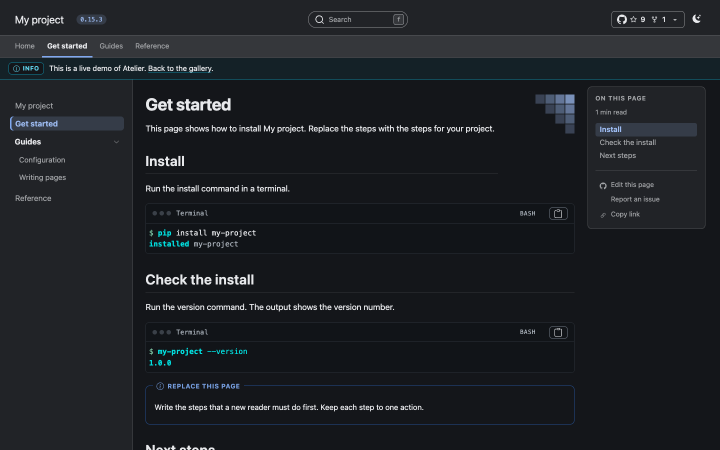
#> input picture docs/assets/gallery/docs-navbar-dark.png, 1440 x 900 px (shown at 1/2 size)
$ python -i capture-gallery.py   (imports and definitions only)
#> lines starting #> are read from the running program, lines starting #| are printed output that depends on the picture
# /// script
# requires-python = ">=3.11"
# dependencies = ["pillow", "playwright"]
# ///
"""Capture the gallery screenshots that the manifest lists.

Run `uv run scripts/capture-gallery.py` to build the demos, render the samples of
`docs/_samples/`, and write every image of `docs/_samples/_screenshots.tsv` to
`docs/assets/gallery/`, with the digest of the inputs in
`docs/assets/gallery/inputs.sha256`.
Pass `--only <name>...` to capture some shots only; the digest then stays as it is.
Pass `--browser <path>` to choose a Chromium-based browser.
"""

from __future__ import annotations

import argparse
import csv
import functools
import hashlib
import http.server
import os
import shutil
import subprocess
import sys
import tempfile
import threading
from collections.abc import Iterator, Sequence
from dataclasses import dataclass
from pathlib import Path
from typing import Literal, cast, get_args

from PIL import Image, ImageChops
from playwright.sync_api import Page, Response, sync_playwright
from playwright.sync_api import TimeoutError as PlaywrightTimeoutError

ROOT = Path(__file__).resolve().parents[1]
BUILD_SCRIPT = ROOT / "docs" / "_scripts" / "build-demos.sh"
SYNC_SCRIPT = ROOT / "docs" / "_scripts" / "sync-extension.sh"
SAMPLES = ROOT / "docs" / "_samples"
FONTS = ROOT / "_extensions" / "atelier" / "fonts"
OUTPUT = ROOT / "docs" / "assets" / "gallery"
MANIFEST = ROOT / "docs" / "_samples" / "_screenshots.tsv"
DIGEST_FILE = OUTPUT / "inputs.sha256"
INPUTS: tuple[Path, ...] = (
    ROOT / "_extensions" / "atelier",
    ROOT / "docs" / "_samples",
    ROOT / "docs" / "_demos",
    ROOT / "templates",
    Path(__file__).resolve(),
)
SKIPPED_DIRECTORIES = {".quarto", "__pycache__"}
SKIPPED_FILES = {".DS_Store"}
PREFIX = "/quarto-atelier"
VIEWPORT = {"width": 1440, "height": 900}
DECK_VIEWPORT = {"width": 1280, "height": 720}
TYPST_PPI = 110
# The header and the footer of `atelier-typst` sit in the outer 17.5 mm of the
# 25 mm page margins (`margin.y` in `_extension.yml`, less the 30% header
# ascent and footer descent of Typst). A trimmed page leaves out a 20 mm band.
# The first page has no header, but the motif can be in its top margin.
TYPST_FURNITURE = round(20 / 25.4 * TYPST_PPI)
CROP_SUFFIX = "+trim"
DECK_SUFFIX = "-slides"
FONT_WARNING = "unknown font family"
DECK_READY = "() => window.Reveal !== undefined && window.Reveal.isReady()"
GO_TO_SLIDE = """target => new Promise(resolve => {
  Reveal.on("slidetransitionend", () => resolve());
  setTimeout(resolve, 1000);
  location.hash = target;
})"""
SCHEME_READY = "scheme => document.body.classList.contains(`quarto-${scheme}`)"
BROWSER_VARIABLES = ("CHROME_PATH", "QUARTO_CHROMIUM")
BROWSER_CANDIDATES = (
    "/Applications/Brave Browser.app/Contents/MacOS/Brave Browser",
    "/Applications/Google Chrome.app/Contents/MacOS/Google Chrome",
    "/Applications/Chromium.app/Contents/MacOS/Chromium",
    "/Applications/Microsoft Edge.app/Contents/MacOS/Microsoft Edge",
)

Kind = Literal["html", "revealjs", "typst"]
Scheme = Literal["light", "dark"]
COLUMNS = ("name", "source", "kind", "target", "scheme")


@dataclass(frozen=True)
class Shot:
    """One screenshot of the manifest.

    `source` is the path of the rendered file under the build root.
    `target` is `page` or a CSS selector for `html`, a slide hash for
    `revealjs`, and a page number for `typst`.
    """

    name: str
    source: str
    kind: Kind
    target: str
    scheme: Scheme


# [84 lines left out: functions read_manifest, _is_skipped, _input_files, input_digest, demo_ids, not called in this run]


class _Server(http.server.ThreadingHTTPServer):
    """Threading server whose backlog holds a page's burst of stylesheet requests.

    With the default backlog of 5, some requests are dropped, those stylesheets
    never load, and the page never reaches the colour scheme it was asked for.
    """

    request_queue_size = 128


class _Handler(http.server.SimpleHTTPRequestHandler):
    # [4 lines left out: function translate_path, not called in this run]

    def log_message(self, format: str, *args: object) -> None:
        """Discard request logs."""


# [13 lines left out: function find_browser, not called in this run]


def build_demos(output_dir: Path, ids: Sequence[str]) -> None:
    """Render the demo sites with the given ids into the output folder."""
    subprocess.run([str(BUILD_SCRIPT), str(output_dir), *ids], check=True)


# [123 lines left out: functions _sample_stem, sample_stems, check_samples, render_samples, parse_typst_target, capture_typst, not called in this run]


def trim(path: Path, margin: int = 24, header: int = 0, footer: int = 0) -> None:
    """Crop a PNG to the rows that differ from its top-left corner, plus a margin.

    The crop keeps the full width, so trimmed pages of one size show their
    content at the same scale.

    Args:
        path: The PNG to crop in place.
        margin: The space to keep above and below the content, in pixels.
        header: The height of the band at the top of the page that holds the
            page header, in pixels. The crop leaves out this band.
        footer: The height of the band at the bottom of the page that holds
            the page footer, in pixels. The crop leaves out this band.

    Raises:
        SystemExit: Every pixel between the bands has the colour of the corner.
    """
#> called with margin = 24, header = 0, footer = 0
    with Image.open(path) as image:
#> image is the input picture: PIL image 1440x900 RGB; mean R, G, B 29.3, 32.5, 36.9
        rgb = image.convert("RGB")
        corner = Image.new("RGB", rgb.size, rgb.getpixel((0, 0)))
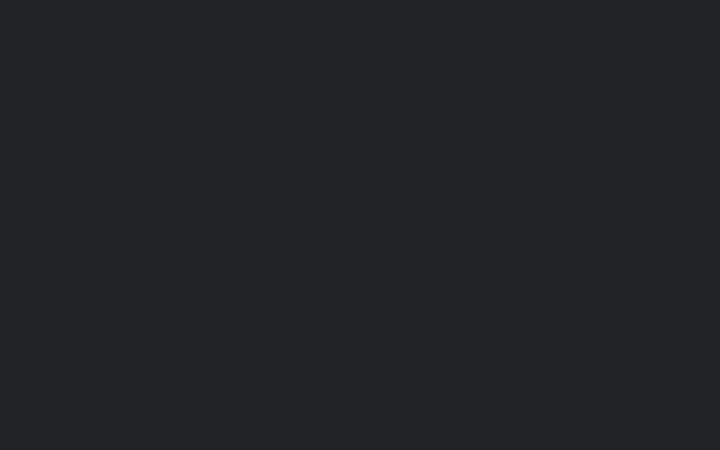
#> corner: PIL image 1440x900 RGB (shown at 1/2 size); mean R, G, B 33, 35, 39
        body = (0, header, rgb.width, rgb.height - footer)
#> body = (0, 0, 1440, 900)
        box = ImageChops.difference(rgb, corner).crop(body).getbbox()
#> box = (0, 22, 1440, 900)
        if box is None:
            raise SystemExit(f"{path} is blank: there is nothing to trim to.")
        _, top, _, bottom = box
#> top = 22; bottom = 900
        cropped = image.crop(
            (
                0,
                max(header + top - margin, header),
                image.width,
                min(header + bottom + margin, image.height - footer),
            )
        )
    cropped.save(path)


# [179 lines left out: functions check_sources, watch_failures, screenshot_element, _load, _capture_browser, capture and 3 more, not called in this run]


# [2 lines not run here, left out]

>>> result = trim('../docs/assets/gallery/docs-navbar-dark.png')
